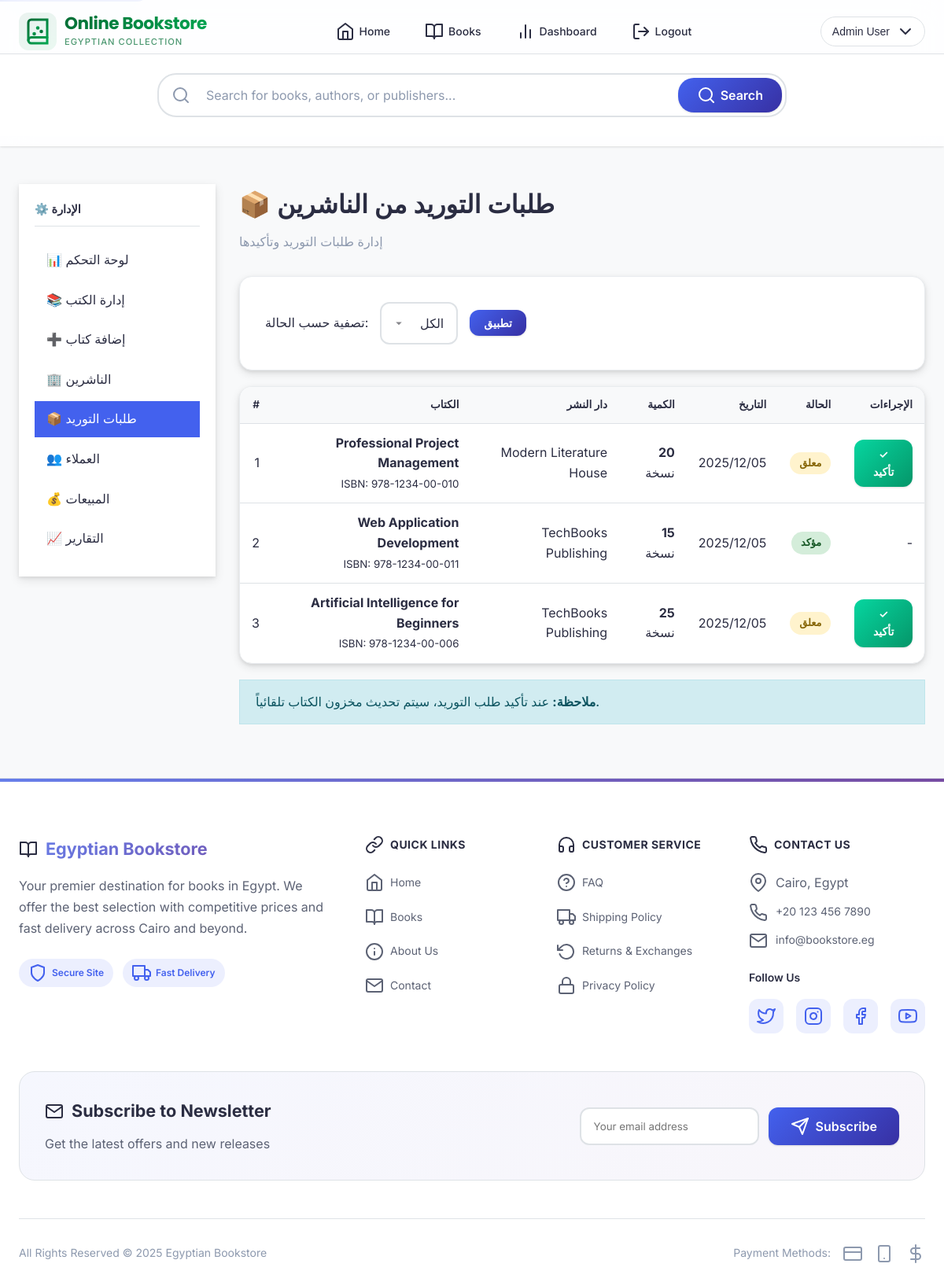
The app's page /admin/view_orders.php (signed in) with its own data.
### tables this page shows
CREATE TABLE orders_from_publishers (
    id INT AUTO_INCREMENT PRIMARY KEY,
    book_isbn VARCHAR(20) NOT NULL,
    qty INT NOT NULL,
    date TIMESTAMP DEFAULT CURRENT_TIMESTAMP,
    status ENUM('pending', 'confirmed', 'cancelled') DEFAULT 'pending',
    FOREIGN KEY (book_isbn) REFERENCES books(isbn) ON DELETE CASCADE
);

CREATE TABLE books (
    isbn VARCHAR(20) PRIMARY KEY,
    title VARCHAR(500) NOT NULL,
    authors VARCHAR(500) NOT NULL,
    publisher_id INT,
    year INT,
    price DECIMAL(10, 2) NOT NULL,
    category VARCHAR(100),
    stock INT DEFAULT 0,
    threshold INT DEFAULT 5,
    image_url VARCHAR(500) DEFAULT NULL,
    description TEXT,
    created_at TIMESTAMP DEFAULT CURRENT_TIMESTAMP,
    FOREIGN KEY (publisher_id) REFERENCES publishers(id) ON DELETE SET NULL
);

CREATE TABLE publishers (
    id INT AUTO_INCREMENT PRIMARY KEY,
    name VARCHAR(255) NOT NULL,
    address TEXT,
    phone VARCHAR(20),
    created_at TIMESTAMP DEFAULT CURRENT_TIMESTAMP
);

### includes/db.php (called while the page is built, shortened)
<?php
$use_mysqli = extension_loaded('mysqli');
$use_pdo = extension_loaded('pdo_mysql');
function getDBConnection() {
    global $use_mysqli, $use_pdo;
    static $conn = null;
    if ($conn === null) {
        if ($use_mysqli) {
            $conn = new mysqli(DB_HOST, DB_USER, DB_PASS, DB_NAME);
            $conn->set_charset(DB_CHARSET);
        } else {
            die("خطأ: لم يتم العثور على درايفر MySQL. يرجى تثبيت mysqli أو PDO MySQL.");
        }
    }
    return $conn;
}
function dbQuery($sql, $params = []) {
    global $use_mysqli;
    $conn = getDBConnection();
    if ($use_mysqli) {
        $stmt = $conn->prepare($sql);
        $stmt->execute();
        $result = $stmt->get_result();
        $data = $result->fetch_all(MYSQLI_ASSOC);
        return $data;
    } else {
        $stmt = $conn->prepare($sql);
        $stmt->execute($params);
        return $stmt->fetchAll();
    }
}
?>

### admin/view_orders.php (the view, shortened to what this page needs)
<?php
require_once '../includes/db.php';
$where = '';
$params = [];
$orders = dbQuery(
    "SELECT o.*, b.title, b.authors, p.name as publisher_name
     FROM orders_from_publishers o
     JOIN books b ON o.book_isbn = b.isbn
     LEFT JOIN publishers p ON b.publisher_id = p.id
     $where
     ORDER BY o.date DESC",
    $params
);
require_once '../includes/header.php';
?>
<div class="admin-layout">
    <aside class="admin-sidebar">
        <h3>⚙️ الإدارة</h3>
        <ul class="admin-nav">
            <li><a href="/admin/dashboard.php">📊 لوحة التحكم</a></li>
            <li><a href="/admin/books.php">📚 إدارة الكتب</a></li>
            <li><a href="/admin/add_book.php">➕ إضافة كتاب</a></li>
            <li><a href="/admin/publishers.php">🏢 الناشرين</a></li>
            <li><a href="/admin/view_orders.php" class="active">📦 طلبات التوريد</a></li>
            <li><a href="/admin/customers.php">👥 العملاء</a></li>
            <li><a href="/admin/sales.php">💰 المبيعات</a></li>
            <li><a href="/admin/reports.php">📈 التقارير</a></li>
        </ul>
    </aside>
    <main>
        <div class="page-header">
            <h1>📦 طلبات التوريد من الناشرين</h1>
            <p>إدارة طلبات التوريد وتأكيدها</p>
        </div>
        <div class="card" style="margin-bottom: 20px;">
            <div class="card-body">
                <form method="GET" action="" style="display: flex; gap: 15px; align-items: center;">
                    <label>تصفية حسب الحالة:</label>
                    <select name="status" class="form-control" style="width: auto;">
                        <option value="">الكل</option>
                    </select>
                    <button type="submit" class="btn btn-primary btn-sm">تطبيق</button>
                </form>
            </div>
        </div>
        <div class="card">
            <div class="table-responsive">
                <table class="data-table">
                    <thead>
                        <tr>
                            <th>#</th>
                            <th>الكتاب</th>
                            <th>دار النشر</th>
                            <th>الكمية</th>
                            <th>التاريخ</th>
                            <th>الحالة</th>
                            <th>الإجراءات</th>
                        </tr>
                    </thead>
                    <tbody>
                        <?php if (empty($orders)): ?>
                            <tr>
                                <td colspan="7" style="text-align: center; padding: 40px;">
                                    لا توجد طلبات توريد
                                </td>
                            </tr>
                        <?php else: ?>
                            <?php foreach ($orders as $order): ?>
                                <tr>
                                    <td><?php echo $order['id']; ?></td>
                                    <td>
                                        <strong><?php echo htmlspecialchars($order['title']); ?></strong><br>
                                        <small>ISBN: <?php echo htmlspecialchars($order['book_isbn']); ?></small>
                                    </td>
                                    <td><?php echo htmlspecialchars($order['publisher_name'] ?? 'غير محدد'); ?></td>
                                    <td><strong><?php echo $order['qty']; ?></strong> نسخة</td>
                                    <td><?php echo date('Y/m/d', strtotime($order['date'])); ?></td>
                                    <td>
                                        <?php
                                        $statusClass = match($order['status']) {
                                            'pending' => 'badge-pending',
                                            'confirmed' => 'badge-confirmed',
                                            'cancelled' => 'badge-cancelled',
                                            default => ''
                                        };
                                        $statusText = match($order['status']) {
                                            'pending' => 'معلق',
                                            'confirmed' => 'مؤكد',
                                            'cancelled' => 'ملغي',
                                            default => $order['status']
                                        };
                                        ?>
                                        <span class="badge <?php echo $statusClass; ?>"><?php echo $statusText; ?></span>
                                    </td>
                                    <td>
                                        <?php if ($order['status'] === 'pending'): ?>
                                            <a href="/admin/confirm_order.php?id=<?php echo $order['id']; ?>"
                                               class="btn btn-success btn-sm"
                                               onclick="return confirm('هل تريد تأكيد هذا الطلب؟ سيتم تحديث المخزون تلقائياً.');">
                                                ✓ تأكيد
                                            </a>
                                        <?php else: ?>
                                            -
                                        <?php endif; ?>
                                    </td>
                                </tr>
                            <?php endforeach; ?>
                        <?php endif; ?>
                    </tbody>
                </table>
            </div>
        </div>
        <div class="alert alert-info" style="margin-top: 20px;">
            <strong>ملاحظة:</strong> عند تأكيد طلب التوريد، سيتم تحديث مخزون الكتاب تلقائياً.
        </div>
    </main>
</div>
<?php require_once '../includes/footer.php'; ?>

### records on screen
orders_from_publishers: id "1", book_isbn.title "Professional Project Management", book_isbn "978-1234-00-010", publishers.name "Modern Literature House", qty "20", date "2025/12/05", status "معلق"
orders_from_publishers: id "2", book_isbn.title "Web Application Development", book_isbn "978-1234-00-011", publishers.name "TechBooks Publishing", qty "15", date "2025/12/05", status "مؤكد"
orders_from_publishers: id "3", book_isbn.title "Artificial Intelligence for Beginners", book_isbn "978-1234-00-006", publishers.name "TechBooks Publishing", qty "25", date "2025/12/05", status "معلق"

### other values on screen
getCurrentUserName() "Admin User"
